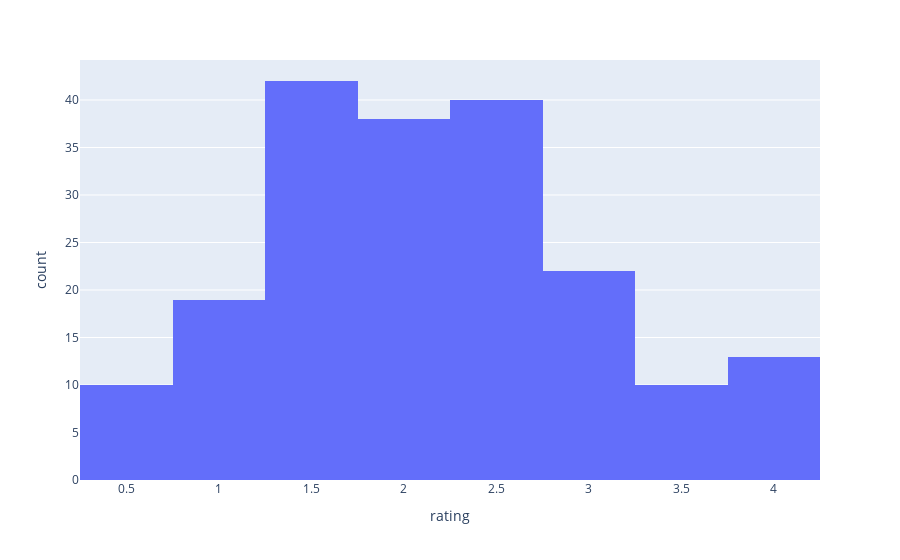

Source (notebook cell):
### Code cell
fig = px.histogram(user139, x="rating")
#fig = px.histogram(user452, x='rating')
fig.show()

### Figure 1 — Plotly figure (JSON) as saved in the notebook; plotly's stock layout.template omitted (floating-point values rounded to 4 significant figures; data arrays with more than 128 entries replaced by an {"elided": "..."} marker saying what was removed)
{"data": [{"alignmentgroup": "True", "bingroup": "x", "hovertemplate": "rating=%{x}<br>count=%{y}<extra></extra>", "legendgroup": "", "marker": {"color": "#636efa", "pattern": {"shape": ""}}, "name": "", "offsetgroup": "", "orientation": "v", "showlegend": false, "type": "histogram", "x": {"elided": "194 float values"}, "xaxis": "x", "yaxis": "y"}], "layout": {"barmode": "relative", "legend": {"tracegroupgap": 0}, "margin": {"t": 60}, "xaxis": {"anchor": "y", "domain": [0, 1], "title": {"text": "rating"}}, "yaxis": {"anchor": "x", "domain": [0, 1], "title": {"text": "count"}}}}
